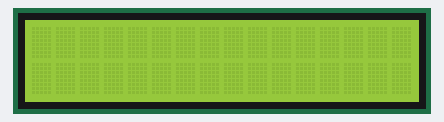
Simulated run of this sketch. Board: Arduino Uno, built with avr-gcc and run on an emulated ATmega328P. Shown: 16×2 character LCD.

Above: at 0.1 s.
At 1.1 s:
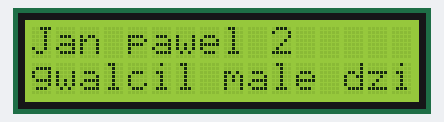
At 1.7 s:
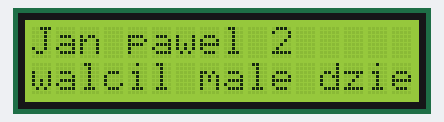
At 2.2 s:
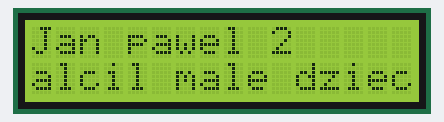
At 2.7 s:
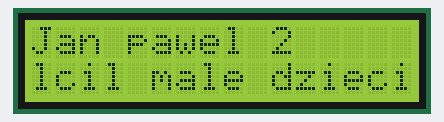

The sketch:

ic2_liquid.ino
```cpp
#include <LiquidCrystal_I2C.h>
#include <Wire.h>

//initialize the liquid crystal library
//the first parameter is the I2C address
//the second parameter is how many rows are on your screen
//the third parameter is how many columns are on your screen
LiquidCrystal_I2C lcd(0x3F, 16, 2);

void setup() {

  //initialize lcd screen
  lcd.init();
  // turn on the backlight
  lcd.backlight();
}
void loop() {
  delay(1000);
  lcd.setCursor(0,0);
  lcd.print("Jan pawel 2");
  // tell the screen to write on the bottom row
  lcd.setCursor(0,1);
  // tell the screen to write “Arduino_uno_guy” on the bottom row
  // you can change whats in the quotes to be what you want it to be!
  lcd.setCursor(0,1);
  lcd.print("gwalcil male dzieci");
  delay(500);
  lcd.setCursor(0,1);
  lcd.print("walcil male dzieci");
  delay(500);
  lcd.setCursor(0,1);
  lcd.print("alcil male dzieci");
  delay(500);
  lcd.setCursor(0,1);
  lcd.print("lcil male dzieci");
  delay(500);

}
```

Measured:
- by itself, everything shown: repeats every 3.1 s, in 4 steps
- what the display in image 1 shows lasts 0.5 s, from 1.1 s to 1.6 s
- what the display in image 4 shows lasts 1.6 s, from 2.6 s to 4.2 s
